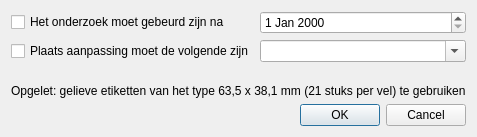
<ui version="4.0" >
 <class>PrintLabelDialog</class>
 <widget class="QDialog" name="PrintLabelDialog" >
  <property name="geometry" >
   <rect>
    <x>0</x>
    <y>0</y>
    <width>436</width>
    <height>137</height>
   </rect>
  </property>
  <property name="windowTitle" >
   <string>Dialog</string>
  </property>
  <property name="windowIcon" >
   <iconset resource="../icons.qrc" >
    <normaloff>:/icons/agt_print-64.png</normaloff>:/icons/agt_print-64.png</iconset>
  </property>
  <layout class="QGridLayout" name="gridLayout" >
   <item row="0" column="0" >
    <widget class="QCheckBox" name="checkBox" >
     <property name="text" >
      <string>Het onderzoek moet gebeurd zijn na</string>
     </property>
    </widget>
   </item>
   <item row="0" column="1" >
    <widget class="QDateEdit" name="dateEdit" />
   </item>
   <item row="1" column="0" >
    <widget class="QCheckBox" name="checkBox_2" >
     <property name="text" >
      <string>Plaats aanpassing moet de volgende zijn</string>
     </property>
    </widget>
   </item>
   <item row="1" column="1" >
    <widget class="QComboBox" name="comboBox" >
     <property name="editable" >
      <bool>true</bool>
     </property>
    </widget>
   </item>
   <item row="3" column="0" colspan="2" >
    <widget class="QLabel" name="label" >
     <property name="text" >
      <string>Opgelet: gelieve etiketten van het type 63,5 x 38,1 mm (21 stuks per vel) te gebruiken</string>
     </property>
    </widget>
   </item>
   <item row="4" column="0" colspan="2" >
    <widget class="QDialogButtonBox" name="buttonBox" >
     <property name="orientation" >
      <enum>Qt::Horizontal</enum>
     </property>
     <property name="standardButtons" >
      <set>QDialogButtonBox::Cancel|QDialogButtonBox::Ok</set>
     </property>
    </widget>
   </item>
   <item row="2" column="0" >
    <spacer name="verticalSpacer" >
     <property name="orientation" >
      <enum>Qt::Vertical</enum>
     </property>
     <property name="sizeHint" stdset="0" >
      <size>
       <width>20</width>
       <height>40</height>
      </size>
     </property>
    </spacer>
   </item>
  </layout>
 </widget>
 <resources>
  <include location="../icons.qrc" />
 </resources>
 <connections>
  <connection>
   <sender>buttonBox</sender>
   <signal>accepted()</signal>
   <receiver>PrintLabelDialog</receiver>
   <slot>accept()</slot>
   <hints>
    <hint type="sourcelabel" >
     <x>227</x>
     <y>117</y>
    </hint>
    <hint type="destinationlabel" >
     <x>157</x>
     <y>136</y>
    </hint>
   </hints>
  </connection>
  <connection>
   <sender>buttonBox</sender>
   <signal>rejected()</signal>
   <receiver>PrintLabelDialog</receiver>
   <slot>reject()</slot>
   <hints>
    <hint type="sourcelabel" >
     <x>295</x>
     <y>123</y>
    </hint>
    <hint type="destinationlabel" >
     <x>286</x>
     <y>136</y>
    </hint>
   </hints>
  </connection>
 </connections>
</ui>
